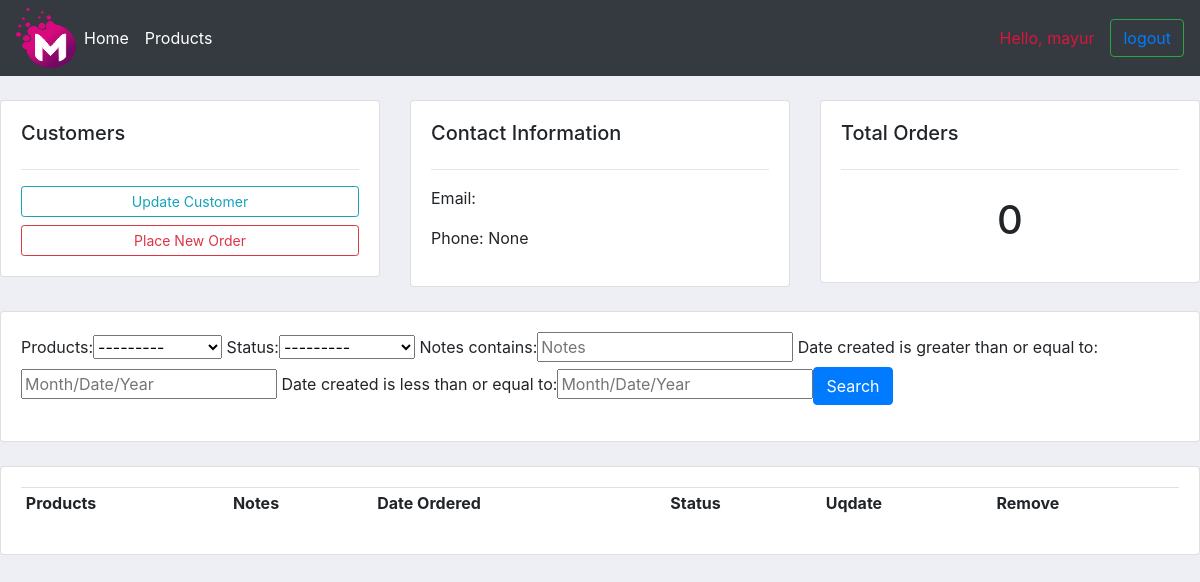
The page /customer_profile/10/ (signed in) on the database as committed earlier.
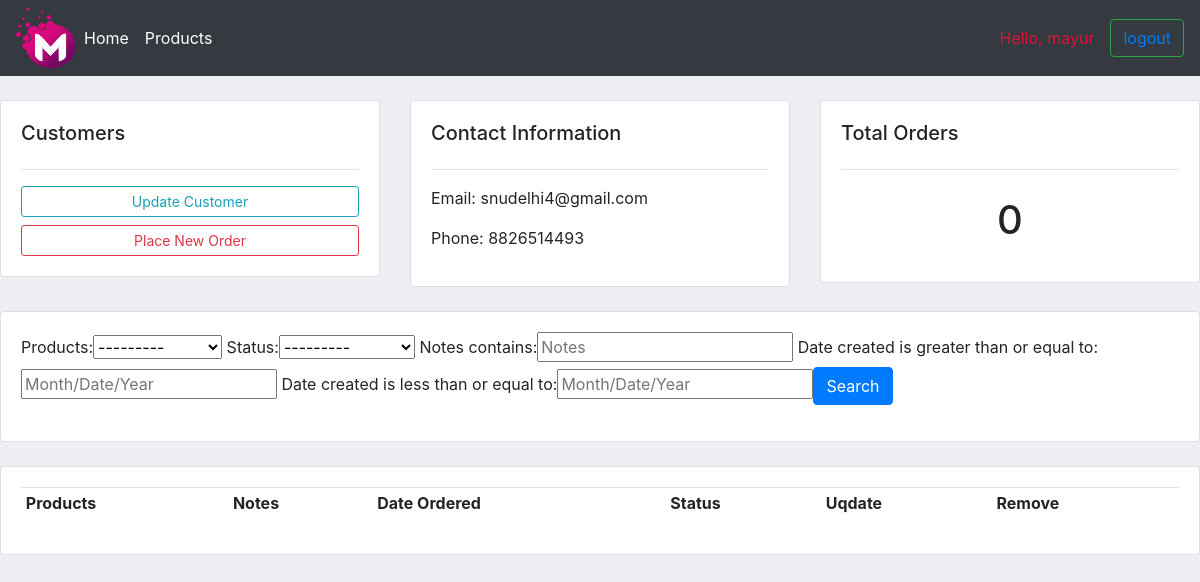
The same page on the database as committed later.
### accounts/models.py (models this page shows, shortened)
class Customer(models.Model):
    user = models.OneToOneField(User, null=True,blank=True ,on_delete=models.CASCADE)
    name = models.CharField(max_length=200, null=True)
    phone = models.CharField(max_length=200, null=True)
    email = models.CharField(max_length=200,blank=True)
    profile_pic = models.ImageField(default="Profile-Pic-Demo.png",null=True,blank=True)
    date_created = models.DateTimeField(auto_now_add=True, null=True)

### accounts/decorator.py (the view)
        def wrapper_func(request, *args, **kwargs):
            group = None
            if request.user.groups.exists():
                group = request.user.groups.all()[0].name
            if group in allowed_roles:
                return view_func(request, *args, **kwargs)
            else:
                return HttpResponse('you are not authorised to view this page')

### accounts/decorator.py (called while the page is built)
def allowed_users(allowed_roles=[]):
    def decorator(view_func):
        def wrapper_func(request, *args, **kwargs):
            group = None
            if request.user.groups.exists():
                group = request.user.groups.all()[0].name
            if group in allowed_roles:
                return view_func(request, *args, **kwargs)
            else:
                return HttpResponse('you are not authorised to view this page')
        return wrapper_func
    return decorator

### accounts/models.py (called while the page is built)
    def __str__(self):
        return self.name

### accounts/views.py (called while the page is built)
@login_required(login_url='login') #decorators
@allowed_users(allowed_roles=['admin'])
def customer(request, pk_text):
    customer = Customer.objects.get(id=pk_text)
    orders = customer.order_set.all()
    total_orders = orders.count()
    myfilter = OrderFilter(request.GET, queryset=orders)
    orders = myfilter.qs
    context = {'customer':customer,'orders':orders,'order_counts':total_orders,'myfilter':myfilter}
    return render(request, 'customers.html',context)

### accounts/templates/customers.html (shortened to what this page needs)
{% extends 'links.html' %}
{% block content %}
<br>
<div class="row">
    <div class="col-md">
        <div class="card card-body" >
            <h5> Customers </h5>
            <hr>
            <a class="btn btn-outline-info btn-sm btn-block" href="">Update Customer</a>
            <a class="btn btn-outline-danger btn-sm btn-block" href="{% url 'create_order' customer.id %}">Place New Order</a>
        </div>
    </div>
    <div class="col-md">
        <div class="card card-body" >
            <h5> Contact Information </h5>
            <hr>
            <p> Email: {{ customer.email }}</p>
            <p> Phone: {{ customer.phone }}</p>
        </div>
    </div>
    <div class="col-md">
        <div class="card card-body" >
            <h5> Total Orders </h5>
            <hr>
            <h1 style="text-align: center;padding: 10px ">{{ order_counts }}</h1>
        </div>
    </div>
</div>
<br>
<div class="row">
    <div class="col-md">
        <div class="card card-body" >
            <form method="get">
                {{ myfilter.form }}<button class="btn btn-primary" type="submit"> Search </button>
            </form>
        </div>
    </div>
</div>
<br>
<div class="row">
    <div class="col-md">
        <div class="card card-body" >
            <table class="table table-sm">
                <tr>
                    <th> Products </th>
                    <th> Notes </th>
                    <th> Date Ordered </th>
                    <th> Status </th>
                    <th> Uqdate </th>
                    <th> Remove </th>
                </tr>
            </table>
        </div>
    </div>
</div>
{% endblock %}

Rows that differ between the two databases and show on the page:
changed Customer: email (not shown) → "snudelhi4@gmail.com"; phone "None" → "8826514493"
